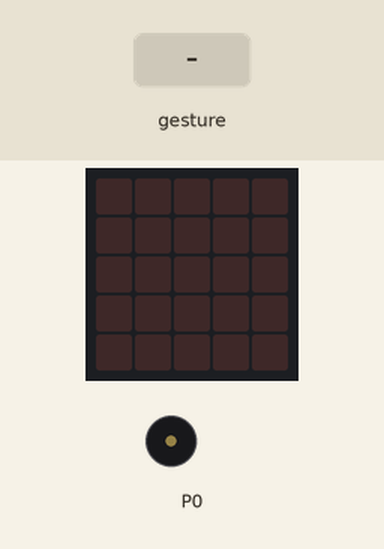
Recording of a program running on a simulated BBC micro:bit (MakeCode). Shown: the board's 5×5 LED display, buzzer (waves = sounding). The inputs (shaded band) are chosen by the test bench. Random numbers come from a fixed seed; a tilt is held for 1.5 s and a shake lasts 1 s, then the board lies face up again.

Above: at 1.2 s.
1.3 s: gesture 'shake'
At 1.9 s:
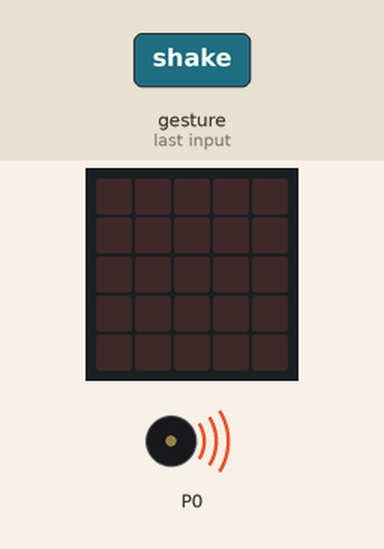
At 2.8 s:
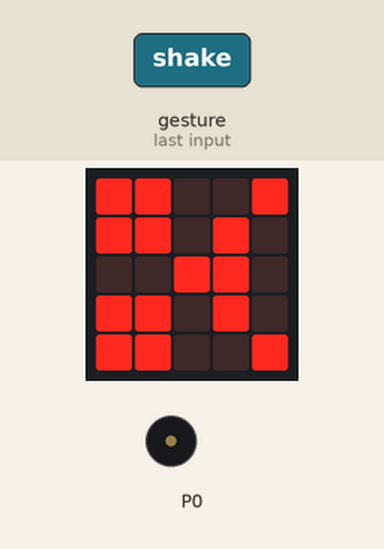
3.5 s: gesture 'shake'
At 4.5 s:
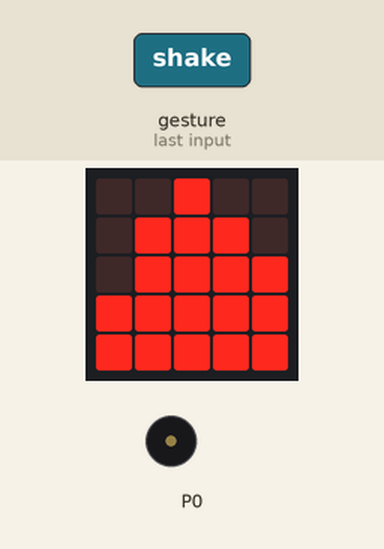
Timing chart, 0 to 6.5 s (numbered marks = the images above; inputs shaded):
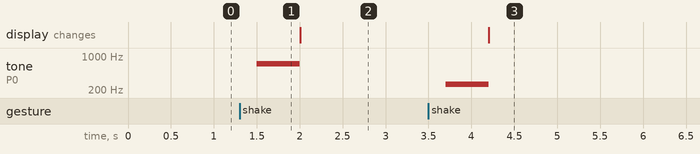

The program:

main.ts
```typescript
let JOGO = 0
input.onGesture(Gesture.Shake, function () {
    JOGO = randint(1, 3)
    if (JOGO == 1) {
        music.playTone(698, music.beat(BeatFraction.Whole))
        basic.showLeds(`
            # # . . #
            # # . # .
            . . # # .
            # # . # .
            # # . . #
            `)
    } else if (JOGO == 2) {
        music.playTone(220, music.beat(BeatFraction.Whole))
        basic.showLeds(`
            . . . . .
            . # # # .
            . # # # .
            . # # # .
            . . . . .
            `)
    } else {
        music.playTone(262, music.beat(BeatFraction.Whole))
        basic.showLeds(`
            . . # . .
            . # # # .
            . # # # #
            # # # # #
            # # # # #
            `)
    }
})
```

test.ts
```typescript
// os teses vão aqui; isto não será compilado quando este pacote for usado como extensão.
```

Measured:
- after the input at 1.3 s, tone on P0: silent → 698 Hz after 0.20 s, → silent 0.50 s later
- after the input at 3.5 s, tone on P0: silent → 262 Hz after 0.20 s, → silent 0.50 s later; the display: changes after 0.71 s (image 3)
